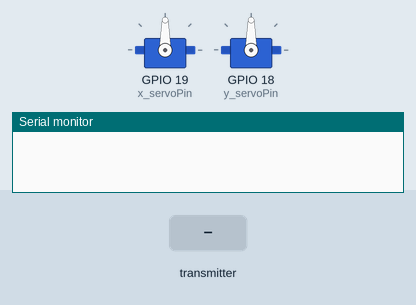
A program run on a simulated ESP32. Shown: 2 × servo, the last lines printed to the serial monitor. Inputs (shaded band) come from the test bench.

Above: at 1.2 s.
1.3 s: the transmitter starts sending x = 1024
At 2.3 s:
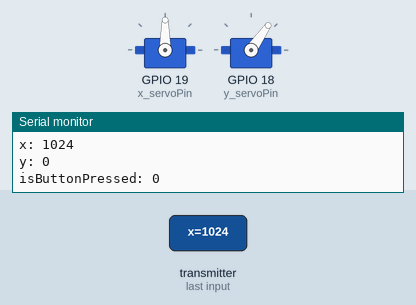
2.8 s: the transmitter starts sending y = 1024
At 3.4 s:
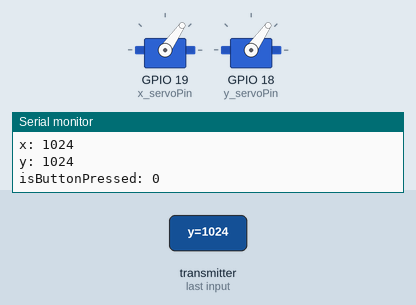
4.3 s: the transmitter starts sending x = 0
At 5.5 s:
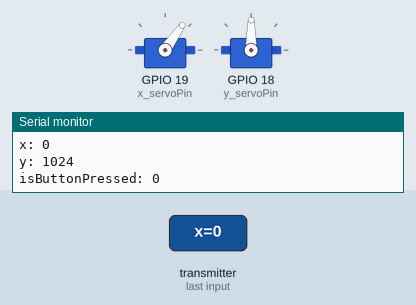
5.8 s: the transmitter starts sending y = 2048
At 6.9 s:
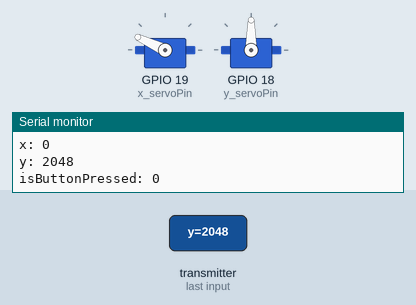
7.3 s: the transmitter starts sending x = 2048
At 8.1 s:
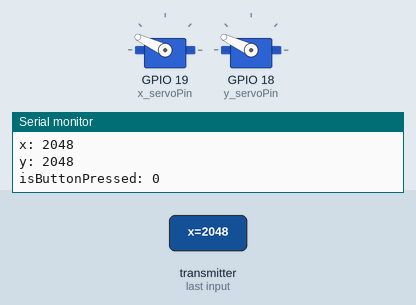
8.8 s: the transmitter starts sending y = 4095
At 9.2 s:
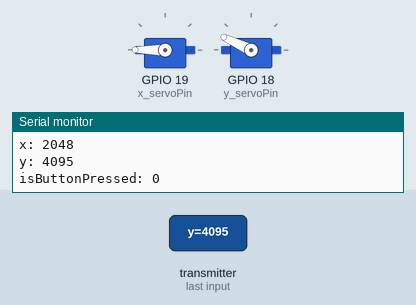
Timing chart, 0 to 11.3 s (numbered marks = the images above; inputs shaded):
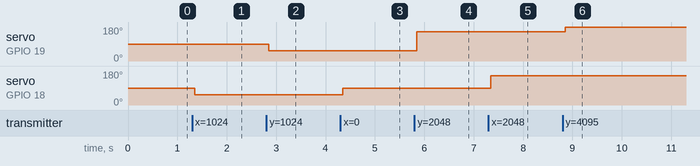

Measured:
- after the input at 1.3 s, servo on GPIO 18 (y_servoPin): 90° → 55° after 0.05 s
- after the input at 2.8 s, servo on GPIO 19 (x_servoPin): 90° → 55° after 0.05 s
- after the input at 4.3 s, servo on GPIO 18 (y_servoPin): 55° → 90° after 0.05 s
- after the input at 5.8 s, servo on GPIO 19 (x_servoPin): 55° → 155° after 0.05 s
- after the input at 7.3 s, servo on GPIO 18 (y_servoPin): 90° → 155° after 0.05 s
- after the input at 8.8 s, servo on GPIO 19 (x_servoPin): 155° → 180° after 0.05 s

The program:

main.cpp
```cpp
#include <esp_now.h>
#include <WiFi.h>
//=============================================================================
//
#include <ESP32Servo.h>

Servo x_servo;  // create servo object to control a servo
Servo y_servo;
// 16 servo objects can be created on the ESP32

int x_pos= 0;
int y_pos = 0;    // variable to store the servo position

// Recommended PWM GPIO pins on the ESP32 include 2,4,12-19,21-23,25-27,32-33
int y_servoPin = 18;
int x_servoPin = 19;

//=============================================================================
// receive data structure
// Must match the sender structure
typedef struct data_structure {
  int x;
  int y;
  bool isButtonPressed;
} data_structure;

// Create a struct_message called receivedData
data_structure receivedData;


//=============================================================================
// callback function that will be executed when ESP-NOW data is received
void OnDataRecv(const uint8_t * mac, const uint8_t *incomingData, int len) {
  memcpy(&receivedData, incomingData, sizeof(receivedData));
  Serial.print("Bytes received: ");
  Serial.println(len);
  Serial.print("x: ");
  Serial.println(receivedData.x);
  Serial.print("y: ");
  Serial.println(receivedData.y);
  Serial.print("isButtonPressed: ");
  Serial.println(receivedData.isButtonPressed);
  Serial.println();
  y_servo.write(90+int(receivedData.x));
  x_servo.write(90+int(receivedData.y));

}

void setup() {
  // Allow allocation of all timers
  ESP32PWM::allocateTimer(0);
  ESP32PWM::allocateTimer(1);
  ESP32PWM::allocateTimer(2);
  ESP32PWM::allocateTimer(3);
  x_servo.setPeriodHertz(50);    // standard 50 hz servo
  x_servo.attach(x_servoPin, 100, 2400);
  y_servo.setPeriodHertz(50);    // standard 50 hz servo
  y_servo.attach(y_servoPin, 100, 2400);
  // Initialize Serial Monitor
  Serial.begin(115200);

  // Set device as a Wi-Fi Station
  WiFi.mode(WIFI_STA);

  // Init ESP-NOW
  if (esp_now_init() != ESP_OK) {
    Serial.println("Error initializing ESP-NOW");
    return;
  }

  // Once ESPNow is successfully Init, we will register for recv CB to
  // get recv packer info
  esp_now_register_recv_cb(OnDataRecv);

}

void loop() {

}
//=============================================================================
// END
```
